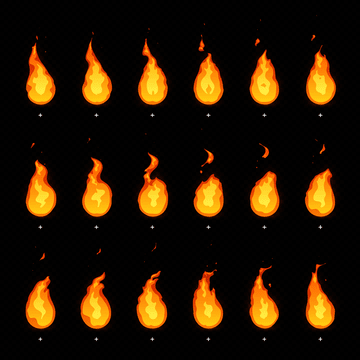
#> input picture n_python15.png, 360 x 360 px
$ python n_python15.py
#> lines starting #> are read from the running program, lines starting #| are printed output that depends on the picture
from PIL import Image
imgs = Image.open("n_python15.png")
#> imgs is the input picture: PIL image 360x360 P; mean R, G, B 39.3, 22.7, 2.8
img = imgs.crop((12,12,360-12,360-12))
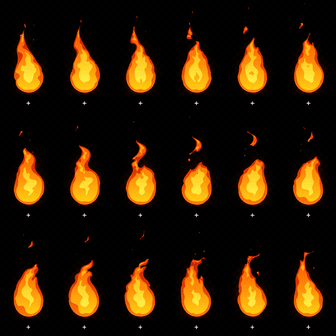
#> img: PIL image 336x336 P; mean R, G, B 44.9, 26, 3.2
height, width = img.height, img.width
#> height = 336; width = 336
framheight,framwidth = height//3, width//6
#> framheight = 112; framwidth = 56
frames = []
for row in range(3):
    for col in range(6):
        left = col*framwidth
        upper = row*framheight
        right = left + framwidth
        lower = upper + framheight
        frame = img.crop((left, upper, right, lower))
        frames.append(frame)
#> after the loop, frames = 18 items

frames[0].save(
    "n_python15.gif",
    save_all=True,
    append_images=frames[1:],
    duration=100,
    loop=0
)
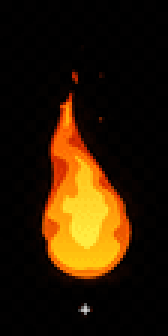
#> saved as n_python15.gif: PIL image 56x112 P (shown 3 times larger); mean R, G, B 44.3, 26, 3.4
